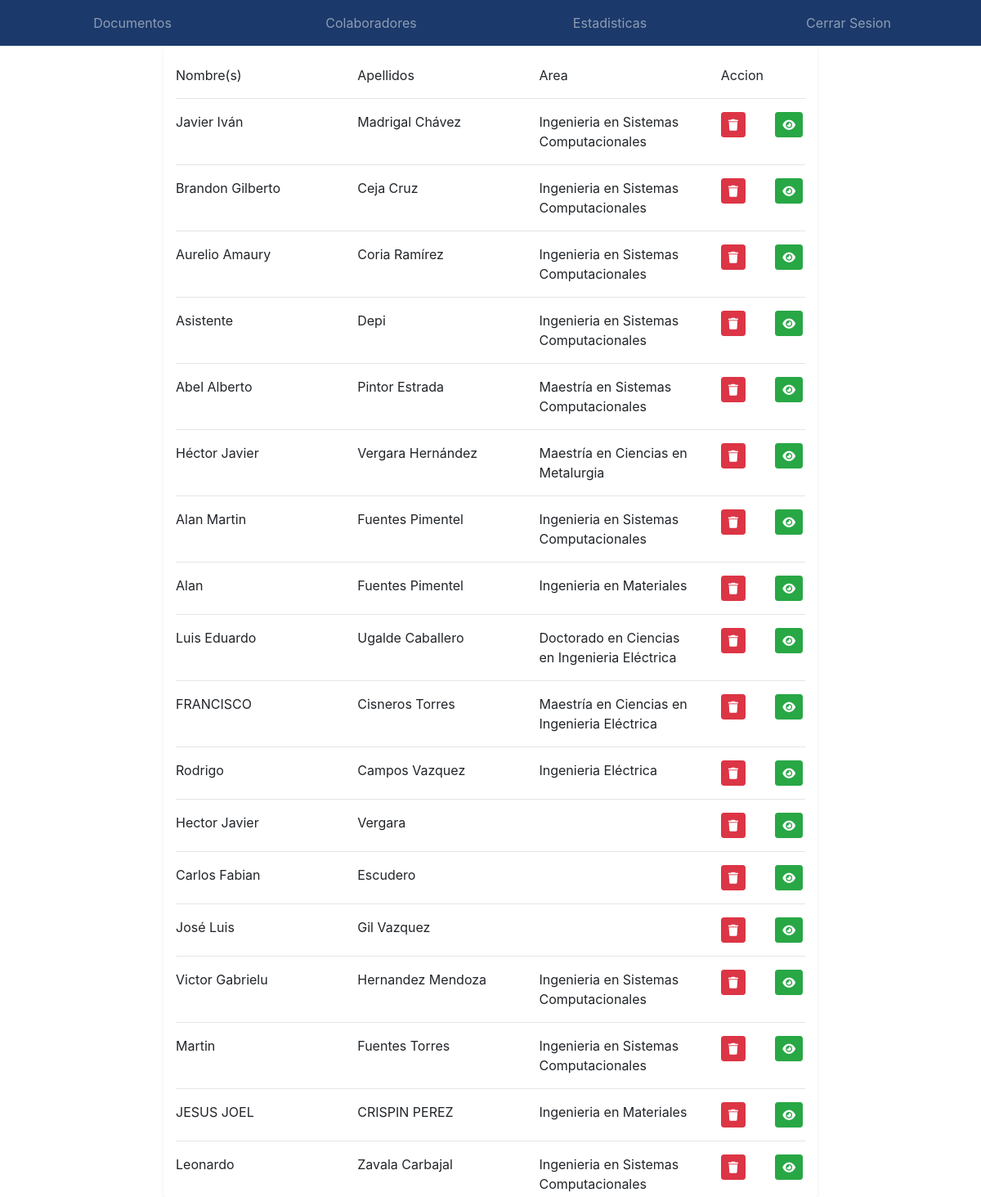
The page /users/DEPI/manageCollaborators.php on the database its author committed.
### tables this page shows
CREATE TABLE `usuario` (
  `idUsuario` int(11) NOT NULL,
  `nombre` varchar(255) NOT NULL,
  `apellidos` varchar(255) NOT NULL,
  `sexo` varchar(20) NOT NULL,
  `fechaNac` date NOT NULL,
  `ncontrol` varchar(8) NOT NULL,
  `correo` varchar(255) NOT NULL,
  `telefono` varchar(10) NOT NULL,
  `idIns` int(255) NOT NULL,
  `area` varchar(255) NOT NULL,
  `contrasena` varchar(255) NOT NULL,
  `estado` varchar(30) NOT NULL,
  `tipou` char(1) NOT NULL,
  `token` varchar(255) DEFAULT NULL
);

### load/loadcollaborators.php (the view, shortened to what this page needs)
<?php
mysqli_set_charset($conn,'utf-8');
$sql = "SELECT idUsuario, nombre, apellidos, area, estado FROM usuario;";
$result = mysqli_query($conn,$sql);
while($row = mysqli_fetch_array($result)){
?>
<hr>
<div class="row mb-1 collab" user="<?= $row['Id']?>">
    <div class="col">
        <span><?=$row['nombre']?></span>
    </div>
    <div class="col">
        <span><?=$row['apellidos']?></span>
    </div>
    <div class="col">
        <span><?=$row['area']?></span>
    </div>
    <?php
    if($row['estado'] != 'Inactivo'){ ?>
    <div class="col-1">
        <button type="button" class="btn btn-sm btn-danger btn-delete " ><i class="fas fa-trash"></i></button>
    </div>
    <?php }else echo '<div class="col-1" > </div>' ?>
    <div class="col-1">
        <button type="button" class="btn btn-sm btn-success btn-show" ><i class="fas fa-eye"></i></button>
    </div>
</div>
<?php
}

### rows shown on the page
usuario: nombre "Javier Iván", apellidos "Madrigal Chávez", area "Ingenieria en Sistemas Computacionales"
usuario: nombre "Brandon Gilberto", apellidos "Ceja Cruz", area "Ingenieria en Sistemas Computacionales"
usuario: nombre "Aurelio Amaury", apellidos "Coria Ramírez", area "Ingenieria en Sistemas Computacionales"
usuario: nombre "Asistente", apellidos "Depi", area "Ingenieria en Sistemas Computacionales"
usuario: nombre "Abel Alberto", apellidos "Pintor Estrada", area "Maestría en Sistemas Computacionales"
usuario: nombre "Héctor Javier", apellidos "Vergara Hernández", area "Maestría en Ciencias en Metalurgia"
usuario: nombre "Alan Martin", apellidos "Fuentes Pimentel", area "Ingenieria en Sistemas Computacionales"
usuario: nombre "Alan", apellidos "Fuentes Pimentel", area "Ingenieria en Materiales"
usuario: nombre "Luis Eduardo", apellidos "Ugalde Caballero", area "Doctorado en Ciencias en Ingenieria Eléctrica"
usuario: nombre "FRANCISCO", apellidos "Cisneros Torres", area "Maestría en Ciencias en Ingenieria Eléctrica"
usuario: nombre "Rodrigo", apellidos "Campos Vazquez", area "Ingenieria Eléctrica"
usuario: nombre "Hector Javier", apellidos "Vergara"
usuario: nombre "Carlos Fabian", apellidos "Escudero"
usuario: nombre "José Luis", apellidos "Gil Vazquez"
usuario: nombre "Victor Gabrielu", apellidos "Hernandez Mendoza", area "Ingenieria en Sistemas Computacionales"
usuario: nombre "Martin", apellidos "Fuentes Torres", area "Ingenieria en Sistemas Computacionales"
usuario: nombre "JESUS JOEL", apellidos "CRISPIN PEREZ", area "Ingenieria en Materiales"
usuario: nombre "Leonardo", apellidos "Zavala Carbajal", area "Ingenieria en Sistemas Computacionales"
